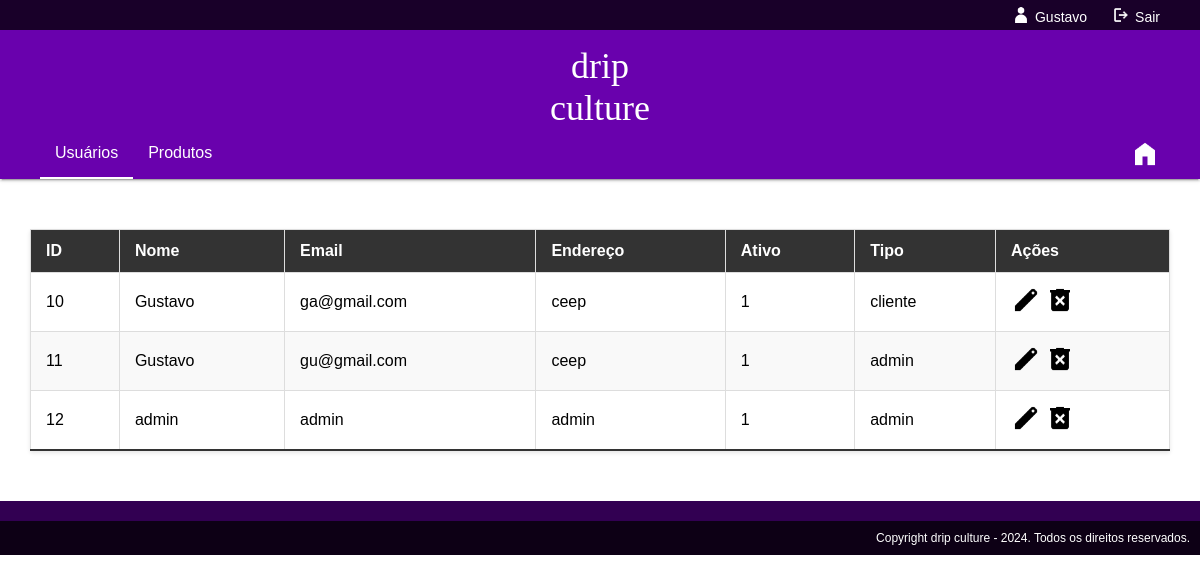
Screenshot of /admin.php (signed in) with the database file from the repository.
### tables this page shows
CREATE TABLE `tb_clientes` (
  `id_cliente` int(11) NOT NULL,
  `nome` varchar(255) DEFAULT NULL,
  `email` varchar(255) DEFAULT NULL,
  `senha` varchar(255) DEFAULT NULL,
  `endereco` varchar(255) DEFAULT NULL,
  `ativo` tinyint(1) DEFAULT NULL,
  `tipo` varchar(50) DEFAULT NULL
);

### admin.php (the view, shortened to what this page needs)
<?php
include '../PHP/conexao.php';
$sql = "SELECT id_cliente, nome, email, endereco, ativo, tipo FROM tb_clientes";
$result = $conn->query($sql);
?>
<!DOCTYPE html>
<html>
<head>
  <link href="../CSS/fontes.css" rel="stylesheet" type="text/css" />
  <link href="../CSS/style.css" rel="stylesheet" type="text/css" />
  <link href="../CSS/admin.css" rel="stylesheet" type="text/css" />
  <link href="../CSS/holo.css" rel="stylesheet" type="text/css" />
</head>
<body>
  <header class="header">
    <div class="header_top">
      <div>
        <img class="ht_img" src="../Icones/user.png">
        <?php
        print '<span>' . $_SESSION["nome"] . '</span>';
        ?>
      </div>
      <div onClick="window.location.href='login.php'">
        <img class="ht_img" src="../Icones/sair.png">
        <span>Sair</span>
      </div>
    </div>
    <div class="header_bottom">
      <div class="hb_logo_container">
        <span class="hb_logo"> Drip <br> Culture </span>
      </div>
      <div class="hb_button_container">
        <div>
          <div class="hb_button selected">
            <span> Usuários </span>
          </div>
          <div class="hb_button" onclick="window.location.href='./produtos.php'">
            <span> Produtos </span>
          </div>
        </div>
        <div class="hb_icon_container">
          <img class="hb_icon" src="../Icones/home.png" onclick="window.location.href='../index.php'">
        </div>
      </div>
    </div>
  </header>
  <main class="main">
    <table>
      <thead>
        <tr>
          <th>ID</th>
          <th>Nome</th>
          <th>Email</th>
          <th>Endereço</th>
          <th>Ativo</th>
          <th>Tipo</th>
          <th>Ações</th>
        </tr>
      </thead>
      <tbody>
        <?php
        if ($result->num_rows > 0) {
          while ($row = $result->fetch_assoc()) {
              echo "<tr>
                      <td>{$row['id_cliente']}</td>
                      <td>{$row['nome']}</td>
                      <td>{$row['email']}</td>
                      <td>{$row['endereco']}</td>
                      <td>{$row['ativo']}</td>
                      <td>{$row['tipo']}</td>
                      <td>
                        <img class='hb_icon_r' src='../Icones/editar.png' onclick='window.location.href=\"./editar_usuario.php?id={$row['id_cliente']}\"'>
                        <img class='hb_icon_r' src='../Icones/deletar.png' onclick='window.location.href=\"./deletar_usuario.php?id={$row['id_cliente']}\"'>
                      </td>
                    </tr>";
          }
        } else {
          echo "<tr><td colspan='7'>Nenhum usuário encontrado.</td></tr>";
        }
        ?>
      </tbody>
    </table>
  </main>
  <footer class="footer">
    <div class="footer_top">
    </div>
    <div class="footer_bottom">
      <span>Copyright drip culture - 2024. Todos os direitos reservados.</span>
    </div>
  </footer>
</body>
</html>

### style.css (style rules this page uses)
html, body { margin: 0; font-family: "Work Sans Regular", sans-serif; }
.header { display: flex; flex-direction: column; gap: 0; box-shadow: 0 2px 2px 0 rgba(0, 0, 0, .14), 0 3px 1px -2px rgba(0, 0, 0, .2), 0 1px 5px 0 rgba(0, 0, 0, .12); }
.header_top { background-color: #190029; color: #ffffff; display: flex; flex-direction: row; justify-content: right; height: 30px; gap: 25px; padding: 0px 40px; align-items: center; }
.header_top div { display: flex; align-items: center; gap: 5px; }
.header_top img { width: 18px; filter: invert(1); }
.header_top span { font-size: 14px; cursor: pointer; margin-bottom: -3.5px; }
.ht_img { width: 18px; filter: invert(1); align-self: center; }
.header_bottom { background-color: #6901ad; color: white; display: flex; flex-direction: column; justify-content: center; padding: 0px 40px; }
.header_bottom div { display: flex; flex-direction: row; }
.hb_button { font-weight: 500; display: flex; flex-direction: row; padding: 15px; cursor: pointer; }
.hb_button.selected { border-bottom: 2px solid #fff; }
.hb_logo_container { padding-top: 15px; display: flex; justify-content: center; }
.hb_logo { color: white; font-size: 36px; font-family: "Zit Graffiti"; text-transform: lowercase; text-align: center; }
.hb_button_container { display: flex; justify-content: space-between; align-items: center; }
.hb_icon_container { display: flex; gap: 30px; }
.hb_icon { width: 30px; height: 30px; filter: invert(1); cursor: pointer; }
.hb_icon_r { width: 30px; height: 30px; cursor: pointer; }
.main { display: flex; flex-direction: column; align-items: center; padding: 30px; }
.footer { display: flex; flex-direction: column; }
.footer_top { background-color: #320052; color: #fff; display: flex; flex-direction: row; padding: 20px 60px; gap: 20px; }
.footer_bottom { background-color: #0d0015; color: #fff; display: flex; flex-direction: row; justify-content: right; font-size: 12px; padding: 20px 60px; }

### admin.css (style rules this page uses)
table { width: 100%; border-collapse: collapse; margin: 20px 0; font-size: 16px; min-width: 400px; border: 1px solid #dddddd; background-color: white; box-shadow: 0 2px 4px rgba(0,0,0,0.1); }
table thead { background-color: #f2f2f2; }
table th, table td { padding: 12px 15px; border: 1px solid #dddddd; text-align: left; }
table th { background-color: #333; color: white; }
table tbody tr { border-bottom: 1px solid #dddddd; }
table tbody tr:nth-of-type(even) { background-color: #f9f9f9; }
table tbody tr:last-of-type { border-bottom: 2px solid #333; }
.footer_top, .footer_bottom { padding: 10px; }

### holo.css (style rules this page uses)
:root { --color1: rgb(0, 231, 255); --color2: rgb(255, 0, 231); --back: url(https://cdn2.bulbagarden.net/upload/1/17/Cardback.jpg); --charizard1: #fac; --charizard2: #ddccaa; --charizardfront: url('../Imagens/teste1.png'); --pika1: #54a29e; --pika2: #a79d66; --pikafront: url(https://assets.codepen.io/13471/pikachu-gx.webp); --eevee1: #efb2fb; --eevee2: #acc6f8; --eeveefront: url(https://assets.codepen.io/13471/eevee-gx.webp); --mewtwo1: #efb2fb; --mewtwo2: #acc6f8; --mewtwofront: url(https://assets.codepen.io/13471/mewtwo-gx.webp); }
html,body,main { min-height: 100%; }

### rows the page displays
tb_clientes: id_cliente "10", nome "Gustavo", email "ga@gmail.com", endereco "ceep", ativo "1", tipo "cliente"
tb_clientes: id_cliente "11", nome "Gustavo", email "gu@gmail.com", endereco "ceep", ativo "1", tipo "admin"
tb_clientes: id_cliente "12", nome "admin", email "admin", endereco "admin", ativo "1", tipo "admin"

### other values shown
$_SESSION["nome"] "Gustavo"
